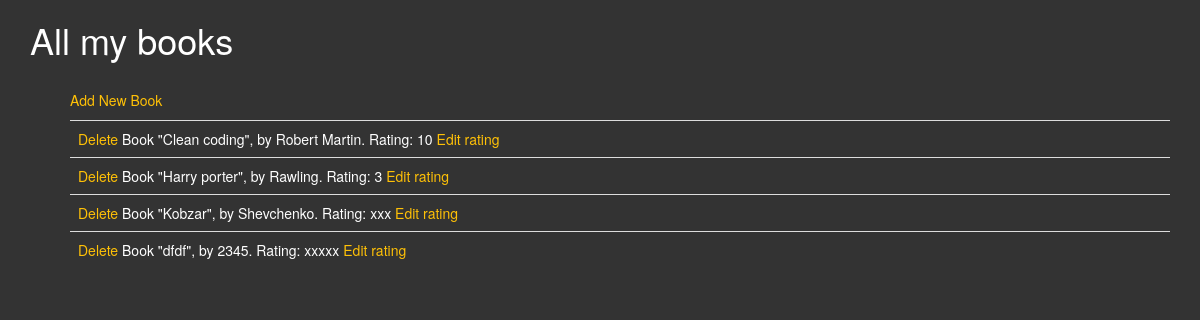
The page / on the database its author committed.
### main.py (models this page shows)
class My_book_collection(db.Model):
    id = db.Column(db.Integer, primary_key=True)
    title = db.Column(db.String(80), unique=True, nullable=False)
    author = db.Column(db.String(80), unique=False, nullable=False)
    rating = db.Column(db.Integer, unique=False, nullable=False)

### main.py (the view)
@app.route('/')
def home():
    all_books = db.session.query(My_book_collection).all()
    return render_template("index.html", all_books=all_books)

### templates/index.html (shortened to what this page needs)
{% extends 'bootstrap/base.html' %}
{% block styles %}
{{super()}}
<link rel="stylesheet" href = "{{url_for('static', filename='css/styles.css')}}">
{% endblock %}
{% block content %}
<div class="container">
  <div class="row">
    <div class="col-sm-12">
        <h1>All my books</h1>
    <ul>
        <table class="table">
              {%for item in all_books:%}
             <tr>
                 <td>
                     <a href={{url_for('de', id=item.id)}}> Delete  </a>
                    Book "{{item.title}}", by {{item.author}}. Rating: {{item.rating}}
                    <a href={{url_for('edit', id=item.id)}}>  Edit rating</a>
                     </td>
                 {%endfor%}
          </tr>
            <br>
            <p><a href={{url_for('add')}}>Add New Book</a></p>
    </ul>
    </div>
  </div>
</div>
{% endblock %}

### static/css/styles.css (style rules this page uses)
body { background-color: #333; color: white; }
a { color: #ffc107; }

### rows shown on the page
My_book_collection: title "Clean coding", author "Robert Martin", rating "10"
My_book_collection: title "Harry porter", author "Rawling", rating "3"
My_book_collection: title "Kobzar", author "Shevchenko", rating "xxx"
My_book_collection: title "dfdf", author "2345", rating "xxxxx"
